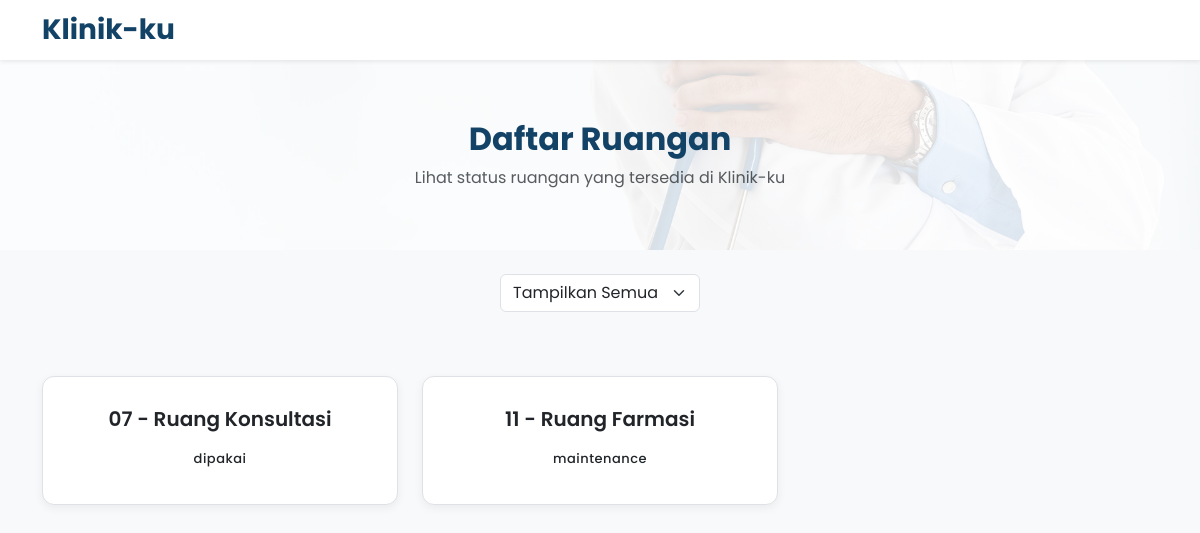
Page /ruangan/ruangan.php (signed in) on the committed database.
### tables this page shows
CREATE TABLE `ruangan` (
  `id` int(11) NOT NULL,
  `id_nama_ruang` int(11) NOT NULL,
  `status` enum('kosong','dipakai','maintenance') NOT NULL,
  `keterangan` text DEFAULT NULL
);

CREATE TABLE `daftar_ruang` (
  `id` int(11) NOT NULL,
  `nama` varchar(100) NOT NULL
);

### ruangan/ruangan.php (the view, shortened to what this page needs)
<?php
include '../config/db.php';
$ruangan = $conn->query("
  SELECT r.id, dr.nama AS nama, r.status
  FROM ruangan r
  JOIN daftar_ruang dr ON r.id_nama_ruang = dr.id
");?>
<!DOCTYPE html>
<html lang="id">
<head>
  <link href="../assets/vendor/bootstrap/css/bootstrap.min.css" rel="stylesheet" />
</head>
<body>
<nav class="navbar navbar-expand-lg navbar-light bg-white shadow-sm sticky-top">
  <div class="container">
    <a class="navbar-brand" href="../index.php">
      <h1>Klinik-ku</h1>
    </a>
  </div>
</nav>
<section class="hero">
  <div class="container">
    <h2>Daftar Ruangan</h2>
    <p class="text-muted mb-0">Lihat status ruangan yang tersedia di Klinik-ku</p>
  </div>
</section>
<div class="container">
  <div class="filter-select text-center mt-4">
    <select id="filterStatus" class="form-select">
      <option value="All">Tampilkan Semua</option>
    </select>
  </div>
</div>
<div class="container py-4">
  <div class="row" id="ruanganContainer">
    <?php while ($row = $ruangan->fetch_assoc()): ?>
      <div class="col-md-4 mb-4 ruangan-item" data-status="<?= $row['status'] ?>">
        <div class="ruangan-box">
          <h5><?= htmlspecialchars($row['nama']) ?></h5>
          <span class="status <?= $row['status'] ?>"><?= $row['status'] ?></span>
        </div>
      </div>
    <?php endwhile; ?>
  </div>
</div>
</body>
</html>

### ruangan/ruangan.php (style rules this page uses)
body { background-color: #f8f9fa; font-family: 'Poppins', sans-serif; }
.navbar-brand h1 { font-size: 28px; font-weight: 700; color: #124265; margin: 0; }
.hero { background: linear-gradient(rgba(255,255,255,0.85), rgba(255,255,255,0.85)), url('../assets/img/hero-bg.jpg') no-repeat center center; background-size: cover; padding: 60px 0; text-align: center; }
.hero h2 { color: #124265; font-weight: 700; font-size: 32px; }
.ruangan-box { background: #ffffff; border: 1px solid #dee2e6; border-radius: 12px; padding: 30px 20px; text-align: center; box-shadow: 0 3px 10px rgba(0,0,0,0.06); transition: 0.3s ease; }
.ruangan-box h5 { font-size: 20px; font-weight: 600; margin-bottom: 12px; }
.status { font-weight: 500; font-size: 13px; padding: 6px 14px; border-radius: 20px; display: inline-block; letter-spacing: 0.5px; }
.filter-select { max-width: 200px; margin: 0 auto 40px; }

### rows in the picture
ruangan: daftar_ruang.nama "07 - Ruang Konsultasi", status "dipakai"
ruangan: daftar_ruang.nama "11 - Ruang Farmasi", status "maintenance"
